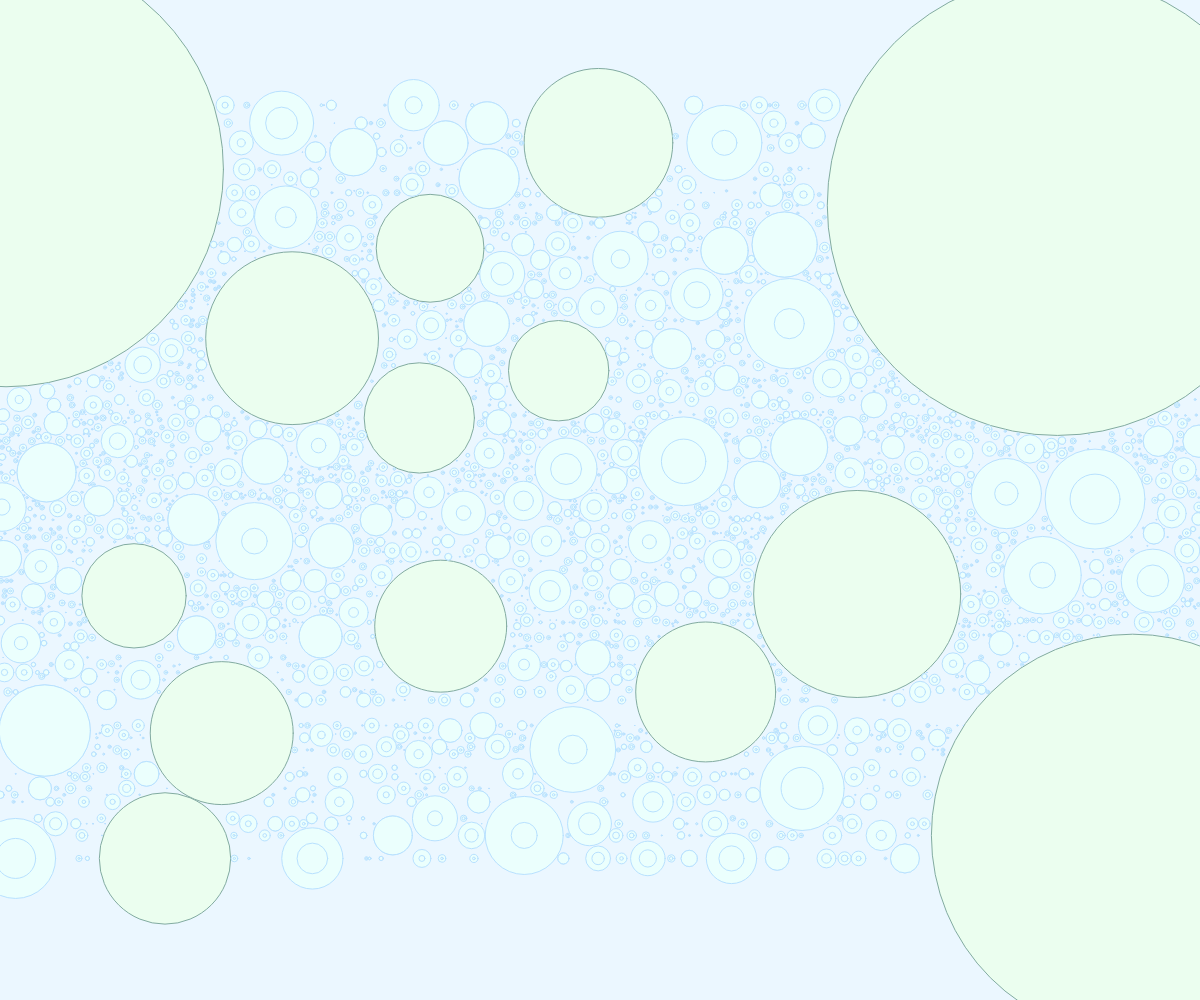
Frame 1 (no input)
Frame 60 (no input): identical to frame 1, image omitted
Frame 120 (the mouse pressed at the canvas centre since frame 60): identical to frame 1, image omitted

The p5.js sketch that drew this single still picture (run headless with seeded random() and noise() and a simulated clock; from frame 60 on, the mouse is pressed at the canvas centre):

// p5.js sketch
// ── sketch.js


let cells = []
let nCircles = 2400

let height = window.innerHeight;
let width = window.innerWidth;

let iterations = 0;

function setup() {

  let loopProtection;
  createCanvas(width, height);
  background('#EBF7FF')

  while(cells.length < nCircles){


    let cell = new Cell( random(0, width), noise(height, iterations)*height, random(0,height) )

    let overlapping = false;

  //FOR EACH CELL IN THE TABLE, CHECK IT AGAINST ALL OTHER CELLS
      for (let k=0; k<cells.length; k++){

        let d = dist(cell.position.x, cell.position.y, cells[k].position.x, cells[k].position.y)

        if (d*2 < cell.radius + cells[k].radius){
          overlapping = !overlapping;
          break
        }
      }

        if(!overlapping){
            cells.push(cell)
        }

        iterations++;

      }

      cells.forEach((cell) => {
        cell.render()
      });
  }



//LETS GO THROUGH THE CELLS TABLE

function draw() {



}

// ── cell.js

let childOptionArray = [1, 2, 3]

class Cell{

  constructor(x, y, r){

    this.position = createVector(x, y)
    this.radius = r ;
    this.nDots = random(childOptionArray)


  }

  render(){

  //  if( this.radius>2){



      push()

      translate(this.position.x, this.position.y)


      if(this.radius <= 100){

        stroke('#B8E1FF')
        fill('#EBFFFD')



      }

      else if(this.radius>600){

        stroke('#E8AEB7')
        fill('#FBEFF1')


      }

      else if(this.radius>100&&this.radius<=600){

        stroke('#82ABA1')
        fill('#EBFEEF')


      }

      circle(0,0,this.radius)
      pop()

      push()
        translate(this.position.x, this.position.y)

        stroke('#B8E1FF')
        fill('#EBFFFD')

        if(this.radius<100){

          circle(0,0, this.radius/this.nDots)

        }
      pop()
  }
}
